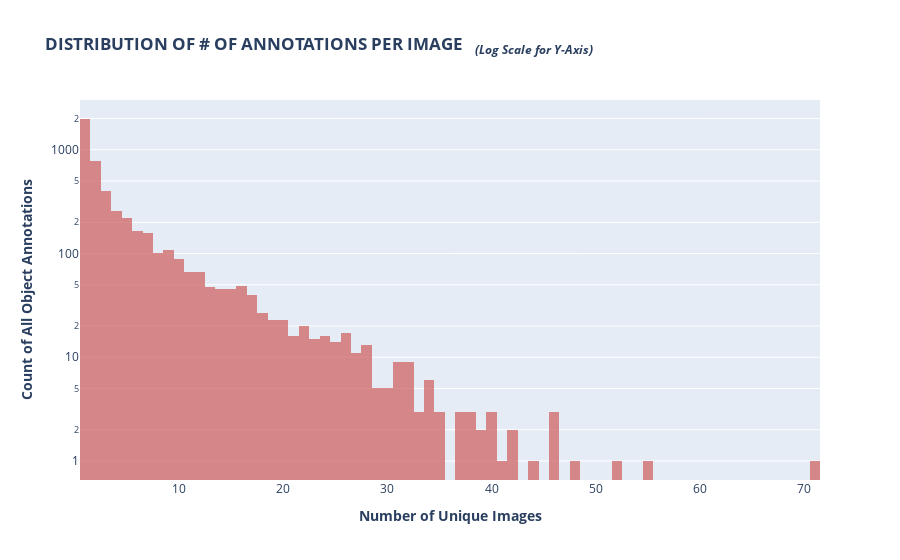

The notebook cell saved with this chart:
### Markdown cell above
## 2-1. Annotation Per Images

### Code cell
# 한 이미지에 몇 개의 Bounding box가 있는지, 그 분포를 나타낸 결과입니다.
fig = px.histogram(train_df.image_id.value_counts(), 
                   log_y=True, color_discrete_sequence=['indianred'], opacity=0.7,
                   labels={"value":"Number of Annotations Per Image"},
                   title="<b>DISTRIBUTION OF # OF ANNOTATIONS PER IMAGE   " \
                         "<i><sub>(Log Scale for Y-Axis)</sub></i></b>",
                   )
fig.update_layout(showlegend=False,
                  xaxis_title="<b>Number of Unique Images</b>",
                  yaxis_title="<b>Count of All Object Annotations</b>",)
fig.show()

### Figure 1 — Plotly figure (JSON) as saved in the notebook; plotly's stock layout.template omitted (floating-point values rounded to 4 significant figures; data arrays with more than 128 entries replaced by an {"elided": "..."} marker saying what was removed)
{"data": [{"alignmentgroup": "True", "bingroup": "x", "hovertemplate": "variable=count<br>Number of Annotations Per Image=%{x}<br>count=%{y}<extra></extra>", "legendgroup": "count", "marker": {"color": "indianred", "opacity": 0.7, "pattern": {"shape": ""}}, "name": "count", "offsetgroup": "count", "orientation": "v", "showlegend": true, "type": "histogram", "x": {"elided": "4883 int values"}, "xaxis": "x", "yaxis": "y"}], "layout": {"barmode": "relative", "legend": {"title": {"text": "variable"}, "tracegroupgap": 0}, "showlegend": false, "title": {"text": "<b>DISTRIBUTION OF # OF ANNOTATIONS PER IMAGE   <i><sub>(Log Scale for Y-Axis)</sub></i></b>"}, "xaxis": {"anchor": "y", "domain": [0, 1], "title": {"text": "<b>Number of Unique Images</b>"}}, "yaxis": {"anchor": "x", "domain": [0, 1], "title": {"text": "<b>Count of All Object Annotations</b>"}, "type": "log"}}}
